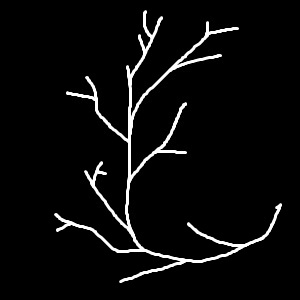
#> input picture bw_dataset/test_05.jpg, 300 x 300 px, found by its file name
$ python dawes_skeletonize_v1.0.py
#> lines starting #> are read from the running program, lines starting #| are printed output that depends on the picture; after the words box and inside, x2 and y2 are one past the last pixel; in counts of white or black regions, pixels touching at a corner belong together
import numpy as np
import cv2
import matplotlib
import matplotlib.pyplot as plt
import skimage.io as io
from skimage.filters import threshold_otsu
from skimage.morphology import medial_axis, skeletonize

# IMAGE PATH
path = 'bw_dataset\\test_05.jpg'


# function definition
def neighbours(x, y, image):
    "Return 8-neighbours of image point P1(x,y), in a clockwise order"
    img = image
    x_1, y_1, x1, y1 = x - 1, y - 1, x + 1, y + 1
    return [img[x_1][y], img[x_1][y1], img[x][y1], img[x1][y1],  # P2,P3,P4,P5
            img[x1][y], img[x1][y_1], img[x][y_1], img[x_1][y_1]]  # P6,P7,P8,P9


def skel_to_branchpoints(in_skel):
    """
    returns boolean np array of bifurcations/intersections x,y coordinates
    when given a skeletonized input
    depends on "from skan import skeleton_to_csgraph"
    Args:
        in_skel: np array; binary skeleton

    Returns:
        intersection_matrix: np array; boolean values where True = bifurcations/intersections
    """
    from skan import skeleton_to_csgraph
    _, _, degrees = skeleton_to_csgraph(in_skel)

    # consider all values larger than two connections as intersections
    intersection_matrix = degrees > 2

    # create a dict representing the number of connections vs non-connections
    unique, counts = np.unique(intersection_matrix, return_counts=True)
    intersect_dict = dict(zip(unique, counts))

    # returns the number of bifurcations/intersections as a dictionary
    print(f'intersection_matrix count: {intersect_dict}')

    # return boolean np array of bifurcations/intersections x,y coordinates
    return intersection_matrix


# read in file and show (rgb image)
img_original = cv2.imread(path)
#> img_original is the input picture: shape (300, 300, 3); min 0, max 255, mean 11.4

# image must converted to grayscale
img_grayscale = cv2.cvtColor(img_original, cv2.COLOR_BGR2GRAY)

# Convert gray images to binary images using Otsu's method
otsu_threshold = threshold_otsu(img_grayscale)
#> otsu_threshold = 119
bw_original = img_grayscale > otsu_threshold
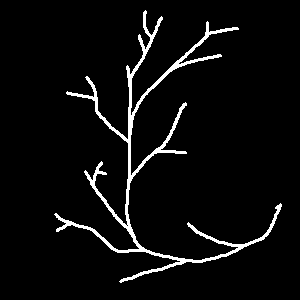
#> bw_original: shape (300, 300) bool; 4.6% white; 1 white region, box (x1, y1, x2, y2) and area: (54, 10, 282, 283) 4096

# skimage package method skeletonize
skel = skeletonize(bw_original)  # needs binary image
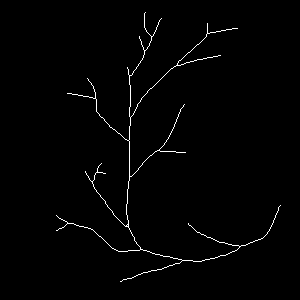
#> skel: shape (300, 300) bool; 1.2% white in thin lines or dots, all inside (x1, y1, x2, y2) = (56, 12, 281, 282)

# bifurcation locations from 2D skeleton
#> (the run stopped early here; a loop or call above may not have finished)

$ run again, with bw_dataset/test_00.jpg copied over bw_dataset/test_05.jpg
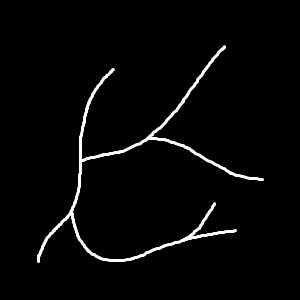
#> input picture bw_dataset/test_00.jpg, 300 x 300 px, found by its file name
#> img_original is the input picture: shape (300, 300, 3); min 0, max 255, mean 6.8
#> otsu_threshold = 118
#> `bw_original = img_grayscale > otsu_threshold`:
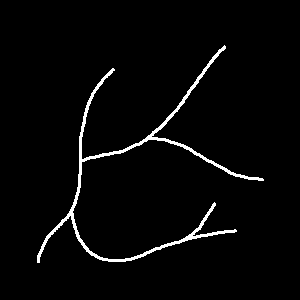
#> bw_original: shape (300, 300) bool; 2.7% white; 1 white region, box (x1, y1, x2, y2) and area: (37, 45, 264, 263) 2471
#> `skel = skeletonize(bw_original)`:
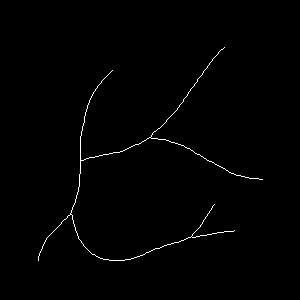
#> skel: shape (300, 300) bool; 0.76% white in thin lines or dots, all inside (x1, y1, x2, y2) = (38, 47, 263, 261)

$ run again, with bw_dataset/test_01.jpg copied over bw_dataset/test_05.jpg
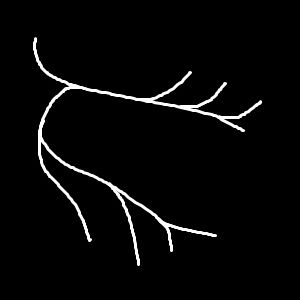
#> input picture bw_dataset/test_01.jpg, 300 x 300 px, found by its file name
#> img_original is the input picture: shape (300, 300, 3); min 0, max 255, mean 8
#> otsu_threshold = 117
#> `bw_original = img_grayscale > otsu_threshold`:
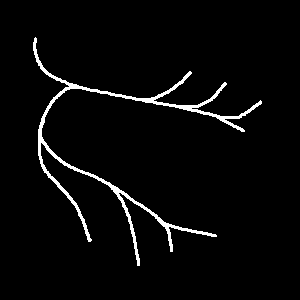
#> bw_original: shape (300, 300) bool; 3.3% white; 1 white region, box (x1, y1, x2, y2) and area: (33, 37, 262, 266) 2927
#> `skel = skeletonize(bw_original)`:
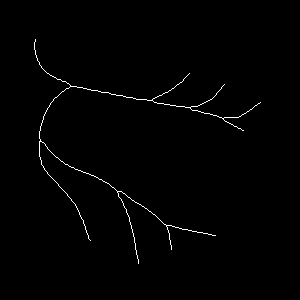
#> skel: shape (300, 300) bool; 0.86% white in thin lines or dots, all inside (x1, y1, x2, y2) = (34, 39, 261, 264)
